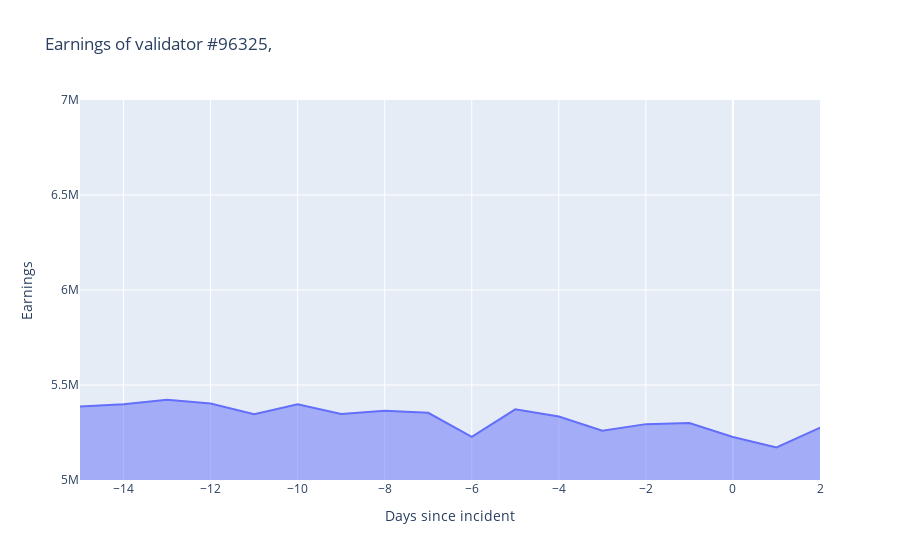

The notebook cell saved with this chart:
### Code cell
fig = px.area(df_earnings, x="Days since incident", y="Earnings", title='Earnings of validator #96325,')
fig.update_xaxes(range=[-15, 2])
fig.update_yaxes(range=[5000000, 7000000])
fig.show()

### Figure 1 — Plotly figure (JSON) as saved in the notebook; plotly's stock layout.template omitted (floating-point values rounded to 4 significant figures; data arrays with more than 128 entries replaced by an {"elided": "..."} marker saying what was removed)
{"data": [{"hovertemplate": "Days since incident=%{x}<br>Earnings=%{y}<extra></extra>", "legendgroup": "", "line": {"color": "#636efa"}, "mode": "lines", "name": "", "orientation": "v", "showlegend": false, "stackgroup": "1", "type": "scatter", "x": {"elided": "190 int values"}, "xaxis": "x", "y": {"elided": "190 int values"}, "yaxis": "y"}], "layout": {"autosize": true, "legend": {"tracegroupgap": 0}, "title": {"text": "Earnings of validator #96325,"}, "xaxis": {"anchor": "y", "domain": [0, 1], "range": [-15, 2], "title": {"text": "Days since incident"}, "type": "linear"}, "yaxis": {"anchor": "x", "domain": [0, 1], "range": [5000000, 7000000], "title": {"text": "Earnings"}, "type": "linear"}}}
